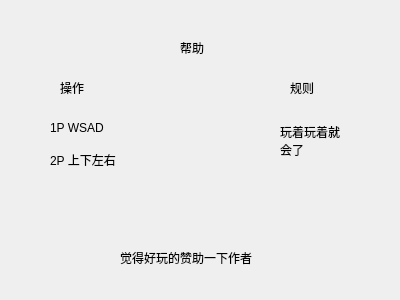
<?xml version="1.0" encoding="UTF-8"?>
<ui version="4.0">
 <class>help</class>
 <widget class="QWidget" name="help">
  <property name="geometry">
   <rect>
    <x>0</x>
    <y>0</y>
    <width>400</width>
    <height>300</height>
   </rect>
  </property>
  <property name="windowTitle">
   <string>Form</string>
  </property>
  <widget class="QLabel" name="label">
   <property name="geometry">
    <rect>
     <x>180</x>
     <y>40</y>
     <width>68</width>
     <height>15</height>
    </rect>
   </property>
   <property name="text">
    <string>帮助</string>
   </property>
  </widget>
  <widget class="QLabel" name="label_2">
   <property name="geometry">
    <rect>
     <x>60</x>
     <y>80</y>
     <width>68</width>
     <height>15</height>
    </rect>
   </property>
   <property name="text">
    <string>操作</string>
   </property>
  </widget>
  <widget class="QLabel" name="label_3">
   <property name="geometry">
    <rect>
     <x>290</x>
     <y>80</y>
     <width>68</width>
     <height>15</height>
    </rect>
   </property>
   <property name="text">
    <string>规则</string>
   </property>
  </widget>
  <widget class="QLabel" name="label_4">
   <property name="geometry">
    <rect>
     <x>50</x>
     <y>150</y>
     <width>91</width>
     <height>20</height>
    </rect>
   </property>
   <property name="text">
    <string>2P 上下左右</string>
   </property>
  </widget>
  <widget class="QLabel" name="label_5">
   <property name="geometry">
    <rect>
     <x>50</x>
     <y>120</y>
     <width>68</width>
     <height>15</height>
    </rect>
   </property>
   <property name="text">
    <string>1P WSAD</string>
   </property>
  </widget>
  <widget class="QLabel" name="label_6">
   <property name="geometry">
    <rect>
     <x>120</x>
     <y>250</y>
     <width>171</width>
     <height>16</height>
    </rect>
   </property>
   <property name="text">
    <string>觉得好玩的赞助一下作者</string>
   </property>
  </widget>
  <widget class="QLabel" name="label_7">
   <property name="geometry">
    <rect>
     <x>280</x>
     <y>120</y>
     <width>71</width>
     <height>41</height>
    </rect>
   </property>
   <property name="autoFillBackground">
    <bool>true</bool>
   </property>
   <property name="text">
    <string>玩着玩着就会了</string>
   </property>
   <property name="wordWrap">
    <bool>true</bool>
   </property>
  </widget>
 </widget>
 <resources/>
 <connections/>
</ui>
